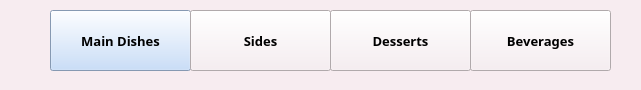
  <widget class="QWidget" name="JPanel3" native="true">
   <property name="geometry">
    <rect>
     <x>0</x>
     <y>170</y>
     <width>641</width>
     <height>90</height>
    </rect>
   </property>
   <property name="styleSheet">
    <string notr="true">background-color: rgb(247, 236, 240);</string>
   </property>
   <widget class="QPushButton" name="main">
    <property name="geometry">
     <rect>
      <x>50</x>
      <y>10</y>
      <width>141</width>
      <height>61</height>
     </rect>
    </property>
    <property name="font">
     <font>
      <family>Corbel</family>
      <pointsize>10</pointsize>
      <weight>75</weight>
      <bold>true</bold>
     </font>
    </property>
    <property name="cursor">
     <cursorShape>PointingHandCursor</cursorShape>
    </property>
    <property name="autoFillBackground">
     <bool>false</bool>
    </property>
    <property name="styleSheet">
     <string notr="true">background-color: rgb(188, 214, 249);</string>
    </property>
    <property name="text">
     <string>Main Dishes</string>
    </property>
    <property name="icon">
     <iconset>
      <normaloff>pictures/main.png</normaloff>pictures/main.png</iconset>
    </property>
    <property name="iconSize">
     <size>
      <width>55</width>
      <height>55</height>
     </size>
    </property>
    <property name="default">
     <bool>false</bool>
    </property>
    <property name="flat">
     <bool>false</bool>
    </property>
   </widget>
   <widget class="QPushButton" name="sides">
    <property name="geometry">
     <rect>
      <x>190</x>
      <y>10</y>
      <width>141</width>
      <height>61</height>
     </rect>
    </property>
    <property name="font">
     <font>
      <family>Corbel</family>
      <pointsize>10</pointsize>
      <weight>75</weight>
      <bold>true</bold>
     </font>
    </property>
    <property name="cursor">
     <cursorShape>PointingHandCursor</cursorShape>
    </property>
    <property name="autoFillBackground">
     <bool>false</bool>
    </property>
    <property name="styleSheet">
     <string notr="true">border-color: rgb(0, 0, 0);</string>
    </property>
    <property name="text">
     <string>Sides</string>
    </property>
    <property name="icon">
     <iconset>
      <normaloff>pictures/sides.png</normaloff>pictures/sides.png</iconset>
    </property>
    <property name="iconSize">
     <size>
      <width>55</width>
      <height>55</height>
     </size>
    </property>
    <property name="default">
     <bool>false</bool>
    </property>
    <property name="flat">
     <bool>false</bool>
    </property>
   </widget>
   <widget class="QPushButton" name="desserts">
    <property name="geometry">
     <rect>
      <x>330</x>
      <y>10</y>
      <width>141</width>
      <height>61</height>
     </rect>
    </property>
    <property name="font">
     <font>
      <family>Corbel</family>
      <pointsize>10</pointsize>
      <weight>75</weight>
      <bold>true</bold>
     </font>
    </property>
    <property name="cursor">
     <cursorShape>PointingHandCursor</cursorShape>
    </property>
    <property name="autoFillBackground">
     <bool>false</bool>
    </property>
    <property name="styleSheet">
     <string notr="true">border-color: rgb(0, 0, 0);</string>
    </property>
    <property name="text">
     <string>Desserts</string>
    </property>
    <property name="icon">
     <iconset>
      <normaloff>pictures/dessert.png</normaloff>pictures/dessert.png</iconset>
    </property>
    <property name="iconSize">
     <size>
      <width>55</width>
      <height>55</height>
     </size>
    </property>
    <property name="default">
     <bool>false</bool>
    </property>
    <property name="flat">
     <bool>false</bool>
    </property>
   </widget>
   <widget class="QPushButton" name="beverages">
    <property name="geometry">
     <rect>
      <x>470</x>
      <y>10</y>
      <width>141</width>
      <height>61</height>
     </rect>
    </property>
    <property name="font">
     <font>
      <family>Corbel</family>
      <pointsize>10</pointsize>
      <weight>75</weight>
      <bold>true</bold>
     </font>
    </property>
    <property name="cursor">
     <cursorShape>PointingHandCursor</cursorShape>
    </property>
    <property name="autoFillBackground">
     <bool>false</bool>
    </property>
    <property name="styleSheet">
     <string notr="true">border-color: rgb(0, 0, 0);</string>
    </property>
    <property name="text">
     <string>Beverages</string>
    </property>
    <property name="icon">
     <iconset>
      <normaloff>pictures/beverage.png</normaloff>pictures/beverage.png</iconset>
    </property>
    <property name="iconSize">
     <size>
      <width>55</width>
      <height>55</height>
     </size>
    </property>
    <property name="default">
     <bool>false</bool>
    </property>
    <property name="flat">
     <bool>false</bool>
    </property>
   </widget>
  </widget>
